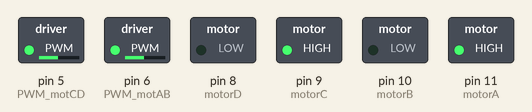
A sketch run on a simulated Arduino Uno, built with avr-gcc and run on an emulated ATmega328P. On the bench: switched loads named in the sketch (green lamp = pin HIGH).

Above: at 0.1 s.
Timing chart, 0 to 1.6 s (numbered marks = the images above):
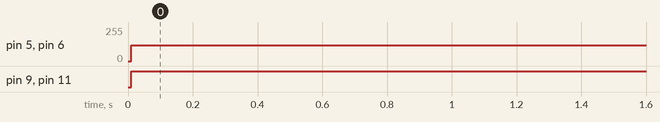

Measured:
- by itself, pin 5 (PWM_motCD), pin 6 (PWM_motAB): 0/255 → 120/255 at 0.01 s
- by itself, pin 9 (motorC), pin 11 (motorA): LOW → HIGH at 0.01 s

The sketch:

motor_1122_2.ino
```cpp
// センサに応じて左右のモーターを回転
const int motorA = 11;
const int motorB = 10;
const int PWM_motAB = 6;
const int motorC = 9;
const int motorD = 8;
const int PWM_motCD = 5;
// led
//const int ledA = 13;
//const int ledB = 2;
//　フォトトランジスタ
//const int sensorA = 2;
//const int sensorB = 3;
//　センサから読み取った値（analog）
//int valA = 0;
//int valB = 0;
//　閾値
//int alpha = 100;

void setup(){
  pinMode(motorA,OUTPUT);
  pinMode(motorB,OUTPUT);
  pinMode(motorC,OUTPUT);
  pinMode(motorD,OUTPUT);
  pinMode(PWM_motAB,OUTPUT);
  pinMode(PWM_motCD,OUTPUT);
  //pinMode(ledA,OUTPUT);
  //pinMode(ledB,OUTPUT);
  Serial.begin(9600);
}

void loop(){
  //ledは常にONにしておく
  //digitalWrite(ledA,HIGH);
  //digitalWrite(ledB,HIGH);
  delay(10);
  //valA = analogRead(sensorA);
  //valB = analogRead(sensorB);
  //シリアルポートに読み取った値を表示させる
  //Serial.print(valA);
  //Serial.print(" ");
  //Serial.println(valB);

  //if (valA > alpha && valB > alpha){
    //左、右ともに白なら直進
    digitalWrite(motorA,HIGH);
    digitalWrite(motorB,LOW);
    analogWrite(PWM_motAB,120);
    digitalWrite(motorC,HIGH);
    digitalWrite(motorD,LOW);
    analogWrite(PWM_motCD,120);
  /*}else if(valA <= alpha && valB > alpha){
    //左が黒、右が白ならに左へ旋回
    digitalWrite(motorA,LOW);
    digitalWrite(motorB,LOW);
    digitalWrite(motorC,HIGH);
    digitalWrite(motorD,LOW);
    analogWrite(PWM_motCD,130);
  }else if(valA > alpha && valB <= alpha){
    //左が白、右が黒ならに右へ旋回
    digitalWrite(motorA,HIGH);
    digitalWrite(motorB,LOW);
    analogWrite(PWM_motAB,130);
    digitalWrite(motorC,LOW);
    digitalWrite(motorD,LOW);
  }else{
    digitalWrite(motorA,HIGH);
    digitalWrite(motorB,LOW);
    analogWrite(PWM_motAB,120);
    digitalWrite(motorC,HIGH);
    digitalWrite(motorD,LOW);
    analogWrite(PWM_motCD,120);
  }
  //モーターの動作を0.05秒つづける
  */
  delay(50);
}
```
